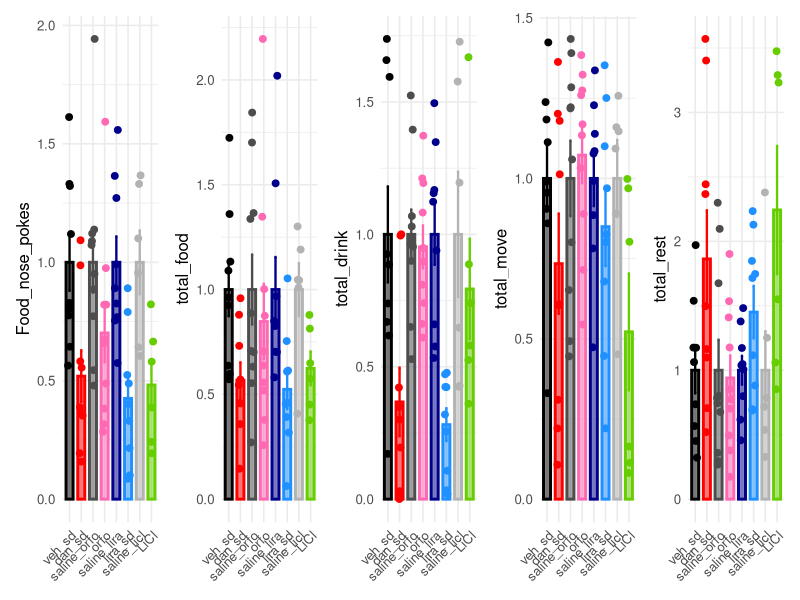
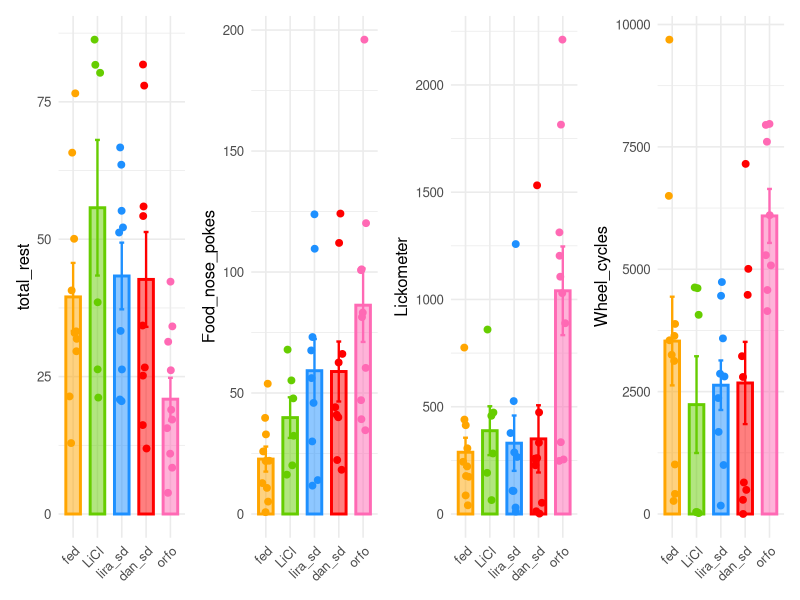
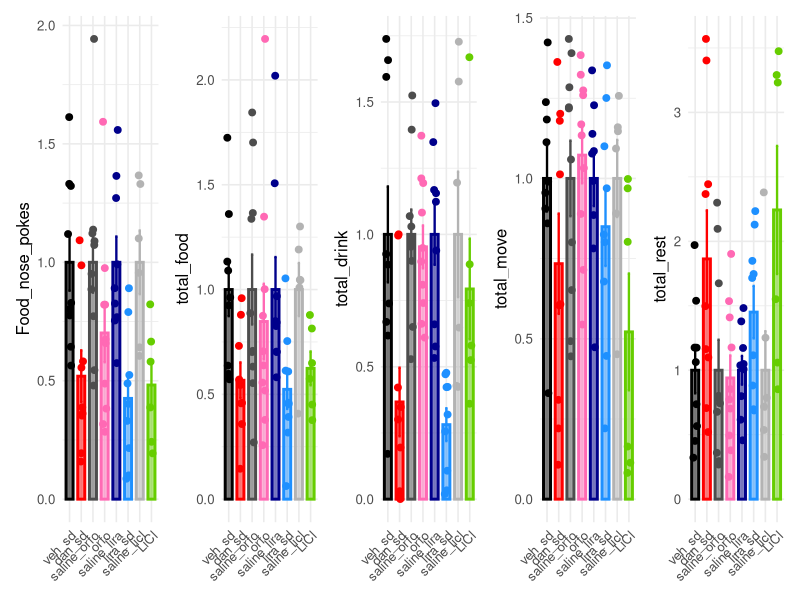
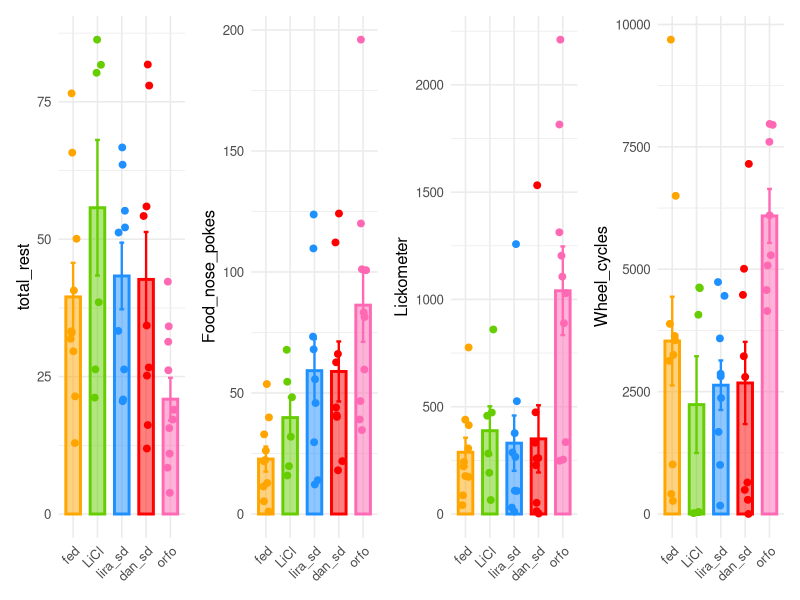

These charts were generated, in order, by the following R code:
# Behavior Analysis - Paper Figures

# Figure overview:
#   - Fig. 2 (main): Normalized bar plots pairing each vehicle with its
#     drug (saline_lira/lira_sd, veh_sd/dan_sd, saline_orfo/orfo,
#     saline_licl/LiCl) for select behaviors (and more behaviors in extended). 
#     Each drug group is scaled to its own vehicle mean for visualization. 

#   - Extended figures cont.: Raw bar plots for drug-only groups + fed control
   
#     NOTE: IDs 1789 and 1836 are excluded ONLY from wheel cycle plots
#           because they lack wheel data but are included in other behaviors.

library(emmeans)
library(patchwork)
library(tidyverse)
library(ggplot2)
library(writexl)

setwd("C:/Users/Owner/Desktop/ML")

# Load and filter sensor data
home_cage <- read_csv("sensor_data_dark_cycle.csv") %>%
  filter(Genotype == "Homo") %>% # should all be homo in this data anyway
  filter(Treatment %in% c(
    "Saline_orfo", "Orfo",
    "Vehicle_SD",  "Dan_SD",
    "Saline_lira", "Lira",
    "Saline_licl", "LiCl", 
    "Fed"
  ))

# Per-drug inclusion lists (animals with complete/valid data)
keep_ids <- list(
  orfo      = c(96, 1710, 1788, 1789, 1790, 1836, 1837, 2784, 2782, 2785),
  dan       = c(8, 69, 253, 287, 712, 718, 720, 786, 1006),
  lira      = c(4, 5, 7, 8, 13, 1207, 1208, 1613, 1615),
  licl      = c(1790, 27, 20, 26, 23, 1710),
  fed       = c(1, 2, 3, 9, 10, 12, 13, 23, 25, 26) 

)

home_cage <- home_cage %>%
  filter(
    !(Treatment %in% c("Saline_orfo", "Orfo"))       | ID %in% keep_ids$orfo,
    !(Treatment %in% c("Dan_SD", "Vehicle_SD")) | ID %in% keep_ids$dan,
    !(Treatment %in% c("Lira", "Saline_lira")) | ID %in% keep_ids$lira,
    !(Treatment %in% c("LiCl", "Saline_licl")) | ID %in% keep_ids$licl,
    !(Treatment %in% c("Fed")) | ID %in% keep_ids$fed
    
  )

# Make sure sample sizes are correct!
home_cage %>%
  dplyr::group_by(Treatment) %>%
  dplyr::summarise(n_unique_ids = n_distinct(ID)) %>%
  print()

# Aggregate sensor data (first 2 hours)
#detach("package:plyr", unload = TRUE)
twohours <- home_cage %>%
  filter(Time_interval %in% c("1hr", "2hr"))

# Aggregate
sensor_twohours <- twohours %>%
  group_by(ID, Treatment) %>%
  summarise(
    Lickometer      = sum(Lickometer,      na.rm = TRUE),
    Food_nose_pokes = sum(Food_nose_pokes, na.rm = TRUE),
    Wheel_cycles    = sum(Wheel_cycles,    na.rm = TRUE),
    .groups = "drop"
  )

# Check we didn't drop columns we need
names(sensor_twohours)

# Load and clean time spent performing behaviors
behavior_data <- read.csv("behavior_time_dark_cycle.csv") %>%
  rename(
    total_drink        = 3,
    total_food         = 4,
    total_groom        = 5,
    total_move         = 6,
    total_move_shelter = 7,
    total_rest         = 8
  ) %>%
  filter(!id %in% c(24, 11, 93)) %>% 
  filter(group %in% c(
    "LiCl",       "dan_sd",   "lira_sd",  "orfo",
    "saline_licl", "veh_sd",  "saline_orfo", "saline_lira", "fed"
  ))

# Normalize each row to proportion of total observed time, then convert to %
behavior_data <- behavior_data %>%
  rowwise() %>%
  mutate(total_time = sum(c_across(c(
    total_drink, total_food, total_groom,
    total_move, total_move_shelter, total_rest
  )), na.rm = TRUE)) %>%
  mutate(across(
    c(total_drink, total_food, total_groom, total_move, total_move_shelter, total_rest),
    ~ (.x / total_time) * 100
  )) %>%
  ungroup() %>%
  # Combine cage floor and shelter movement into one column
  dplyr::mutate(total_move = total_move + total_move_shelter) %>%
  dplyr::select(-total_move_shelter, -total_time)

# Sanity check
behavior_data %>%
  group_by(group) %>%
  summarise(n_mice = n_distinct(id)) %>%
  print()

# Combine behavior + sensor data
names(sensor_twohours)[names(sensor_twohours) == "ID"] <- "id"
names(sensor_twohours)[names(sensor_twohours) == "Treatment"] <- "group"

# Make names match 
sensor_twohours$group <- dplyr::recode(sensor_twohours$group,
                                       "Vehicle_SD"  = "veh_sd",
                                       "Dan_SD"      = "dan_sd",
                                       "Lira"        = "lira_sd",
                                       "Saline_lira" = "saline_lira",
                                       "LiCl"        = "LiCl",
                                       "Saline_licl" = "saline_licl",
                                       "Orfo"        = "orfo",
                                       "Saline_orfo" = "saline_orfo",
                                       "Fed"         = "fed" 
)

behavior_data$id <- as.character(behavior_data$id)
sensor_twohours$id <- as.character(sensor_twohours$id)

combined_behavior <- left_join(behavior_data, sensor_twohours, 
                               by = c("id", "group"))

# -----------------------------------------------------------------------------
# Shared plot aesthetics
group_colors <- c(
  "veh_sd"      = "black",
  "dan_sd"      = "red",
  "saline_orfo" = "grey30",
  "orfo"        = "hotpink",
  "saline_lira" = "#00008B",
  "lira_sd"     = "#1E90FF",
  "saline_licl" = "grey70",
  "LiCl"        = "#66CD00",
  "fed"         = "#FFA500"
)

# Shared plot theme
theme_pub <- function() {
  theme_minimal(base_size = 12) +
    theme(
      axis.text.x  = element_text(angle = 45, hjust = 1),
      axis.title.x = element_blank(),
      legend.position = "none"
    )
}

# Helper: bar + SEM + jitter for a single behavior column
make_bar_plot <- function(df, behavior_col, y_label = behavior_col,
                          group_order = NULL) {
  if (!is.null(group_order)) {
    df$group <- factor(df$group, levels = group_order)
  }
  ggplot(df, aes(x = group, y = .data[[behavior_col]],
                 fill = group, color = group)) +
    stat_summary(fun = mean, geom = "bar",
                 alpha = 0.5, width = 0.6, linewidth = 1) +
    stat_summary(fun.data = mean_se, geom = "errorbar",
                 width = 0.2, linewidth = 0.8) +
    geom_jitter(width = 0.15, size = 2, show.legend = FALSE) +
    scale_fill_manual(values  = group_colors) +
    scale_color_manual(values = group_colors) +
    theme_pub() +
    ylab(y_label)
}

# ------------------------------------------------------------------------------
# Figure 2: Normalized (vehicle-relative) plots
#    Behaviors: Food_nose_pokes, food motivated, drink, move, rest/groom in
#    the shelter.

#    Modify norm_cols for plotting other behaviors, such as those in
#    extended fig 5a-5e.

# Scale each drug + its vehicle to the vehicle mean
group_pairs <- list(
  saline_lira  = "lira_sd",
  veh_sd       = "dan_sd",
  saline_orfo  = "orfo",
  saline_licl  = "LiCl"
)

# Columns to normalize 
norm_cols <- c("Food_nose_pokes", "total_food", "total_drink",
               "total_move", "total_rest")

scaled_list <- lapply(names(group_pairs), function(ctrl) {
  drug <- group_pairs[[ctrl]]
  ctrl_df <- combined_behavior %>% filter(group == ctrl)
  drug_df <- combined_behavior %>% filter(group == drug)
  if (nrow(ctrl_df) == 0 || nrow(drug_df) == 0) return(NULL)
  
  # Only normalize columns that exist and have non-zero means
  cols_present <- intersect(norm_cols, names(combined_behavior))
  ctrl_means   <- colMeans(ctrl_df[, cols_present], na.rm = TRUE)
  ctrl_means[ctrl_means == 0] <- NA  
  
  ctrl_df[, cols_present] <- sweep(ctrl_df[, cols_present], 2, ctrl_means, "/")
  drug_df[, cols_present] <- sweep(drug_df[, cols_present], 2, ctrl_means, "/")
  bind_rows(ctrl_df, drug_df)
})

scaled_df <- bind_rows(scaled_list)

# Save scaled data for sharing / archiving
write_xlsx(scaled_df, "fig2_behavior_scaled.xlsx")

# Make main plots  
drug_order <- c(
  "veh_sd",      "dan_sd",
  "saline_orfo", "orfo",
  "saline_lira", "lira_sd",
  "saline_licl", "LiCl"
)

main_behaviors <- c("Food_nose_pokes", "total_food", "total_drink",
                          "total_move", "total_rest")

main_plots <- lapply(main_behaviors, function(b) {
  # For wheel cycles: exclude mice missing wheel data
  df <- if (b == "Wheel_cycles") {
    scaled_df %>% filter(!id %in% c("1789", "1836")) 
  } else {
    scaled_df
  }
  make_bar_plot(df, b, y_label = b, group_order = drug_order)
})

combined_main_plot <- wrap_plots(main_plots, nrow = 1)
print(combined_main_plot)

ggsave("fig_main_normalized.png", plot = combined_main_plot, # eps/svg for adobe
       device = "png", width = 24, height = 4, units = "in", dpi = 300)

#-----------------------------------------------------------------------------
# Extended Figures 5g-n: Raw data, drug groups only (+ fed control)
# Groups shown: fed, LiCl, lira_sd, dan_sd, orfo

raw_order  <- c("fed", "LiCl", "lira_sd", "dan_sd", "orfo")

raw_df <- combined_behavior %>%
  filter(group %in% raw_order)

raw_behaviors <- c("total_rest","Food_nose_pokes", 
                   "Lickometer", "Wheel_cycles") # modify for other behaviors

extend_fig_plots <- lapply(raw_behaviors, function(b) {
  # For wheel cycles: exclude mice missing wheel data
  df <- if (b == "Wheel_cycles") {
    raw_df %>% filter(!id %in% c("1789", "1836"))
  } else {
    raw_df
  }
  make_bar_plot(df, b, y_label = b, group_order = raw_order)
})

combined_extend_fig <- wrap_plots(extend_fig_plots, nrow = 1)
print(combined_extend_fig)

ggsave("fig_raw_bar_extended.png", plot = combined_extend_fig, #eps/svg for adobe
       device = "png", width = 24, height = 4, units = "in", dpi = 300)

# -----------------------------------------------------------------------------
# Stats note:

# Sensor data (Lickometer, Food_nose_pokes, Wheel_cycles): t-test or one-way
# ANOVA depending on comparison (see paper for details).

# Behavioral time data (% time move, rest, etc.): GLMM with beta
# regression to account for bounded proportional data (code available, see 
# paper for details).

# All statistical tests were run on raw, un-normalized data.
# Normalization to vehicle mean is for visualization purposes only.
